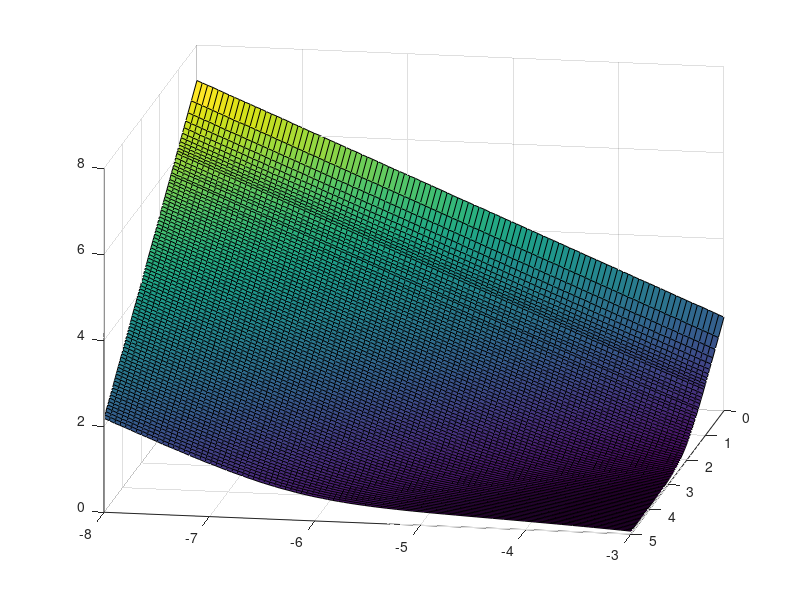
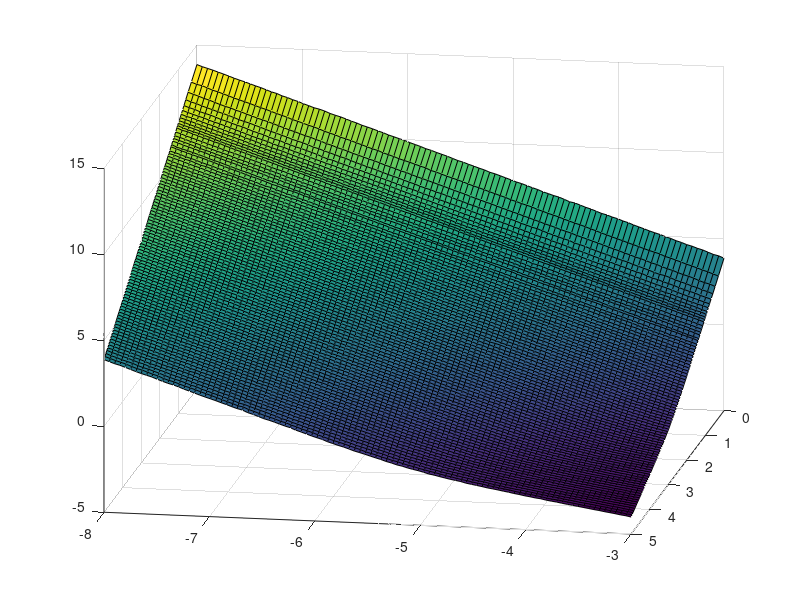
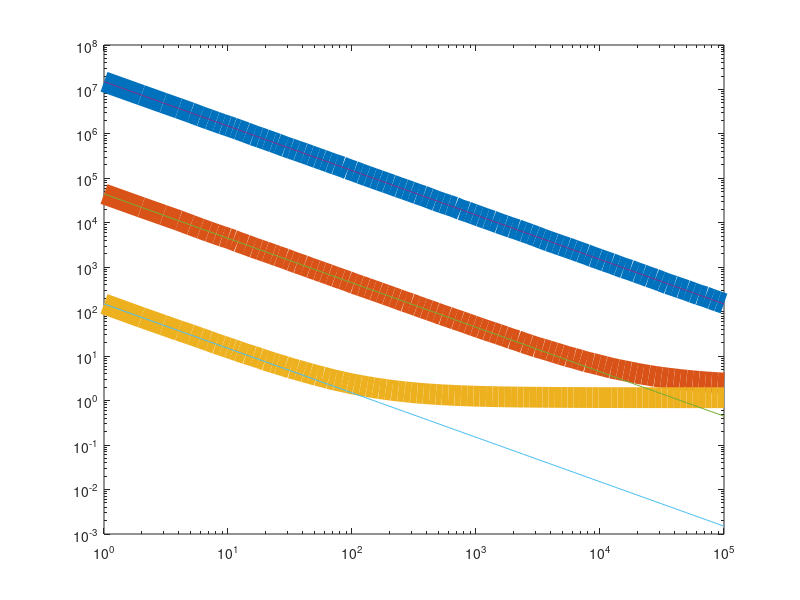

The MATLAB script that drew these images, in order: (Note: this script raises an error after producing the figures.)
% Figure_6_Generate.m
% Script used to generate Figure 6 from Barendregt & Thomas, 2021.

clear
% Load data:
load('Three_Pool_Cycle_Length_Data.mat')
% Generate Fig. 6A:
figure
surf(log10(Omega),log10(mu),log10(T_mean'));
xlim(log10([min(Omega) max(Omega)]))
view(100,20)
% Generate Fig. 6B:
figure
surf(log10(Omega),log10(mu),log10(T_var'));
xlim(log10([min(Omega) max(Omega)]))
view(100,20)
% Generate Fig. 6C:
figure
loglog(Omega,T_mean(:,1),'linewidth',15)
hold on
loglog(Omega,T_mean(:,51),'linewidth',15)
loglog(Omega,T_mean(:,end),'linewidth',15)
loglog(Omega,3*tau_a./(Omega*mu(1)))
loglog(Omega,3*tau_a./(Omega*mu(51)))
loglog(Omega,3*tau_a./(Omega*mu(end)))
loglog(Omega,det_cycle_length(gamma,tau_a,mu(1))*ones(1,length(Omega)),'--')
loglog(Omega,det_cycle_length(gamma,tau_a,mu(51))*ones(1,length(Omega)),'--')
loglog(Omega,det_cycle_length(gamma,tau_a,mu(end))*ones(1,length(Omega)),'--')
% Generate Fig. 6D:
figure
loglog(mu,T_mean(1,:),'linewidth',15)
hold on
loglog(mu,T_mean(40,:),'linewidth',15)
loglog(mu,T_mean(end,:),'linewidth',15)
loglog(mu,3*tau_a./(Omega(1)*mu))
loglog(mu,3*tau_a./(Omega(40)*mu))
loglog(mu,3*tau_a./(Omega(end)*mu))
loglog(mu,det_cycle_length(gamma,tau_a,mu).*ones(1,length(mu)),'--')
% Generate Fig. 6E:
figure
surf(log10(Omega),log10(mu),log10(T_cv'));
xlim(log10([min(Omega) max(Omega)]))
view(100,20)
% Generate Fig. 6F:
figure
imagesc(log10(mu),log10(Omega),T_cv-1/sqrt(3))
colorbar